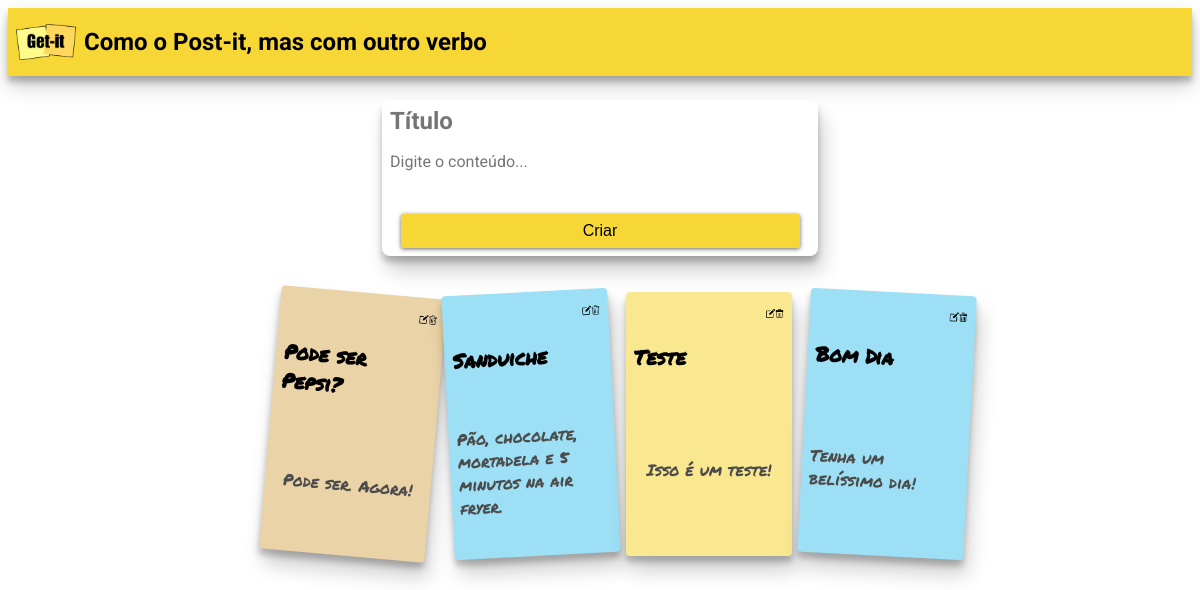
Before: / with the older database file.
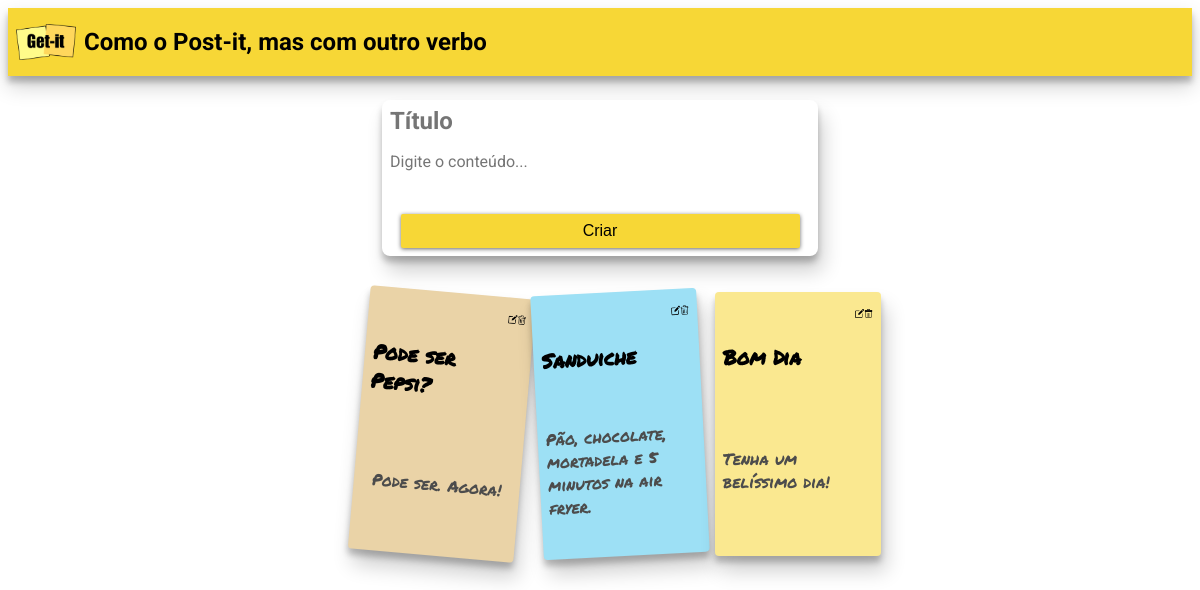
After: the same page with the newer database file.
### notes/models.py (models this page shows, shortened)
class Note(models.Model):
    title = models.CharField(max_length=200)
    content = models.TextField(default='')

### notes/views.py (the view)
# urls.py: path('', views.index, name='index'),
def index(request):
    if request.method == 'POST':
        title = request.POST.get('title')
        content = request.POST.get('content')
        Note(title=title, content=content).save()
        return redirect('index')
    all_notes = Note.objects.all()
    return render(request, 'notes/notes.html', {'notes': all_notes})

### notes/templates/notes/notes.html
{% extends "notes/index.html" %}
{% load static %}
{% block notes %}
{% for note in notes %}
<li id="note-{{note.id}}" class="card">
  <div class="card-header">
    <div class="card-buttons">
      <a class="interactive btn-icon" href="/edit/{{note.id}}/"><img src="{% static 'notes/img/icon-editar.png' %}" class="icon" /></a>
      <a class="interactive btn-icon" href="/delete/{{note.id}}/"><img src="{% static 'notes/img/icon-apagar.png' %}" class="icon" /></a>
    </div>
    <h3 class="card-title">{{note.title}}</h3>
  </div>
  <div class="card-content">
    <p>{{note.content}}</p>
  </div>
</li>
{% endfor %}
{% endblock %}

Changed rows visible on the page:
removed Note: title "Teste", content "Isso é um teste!"
